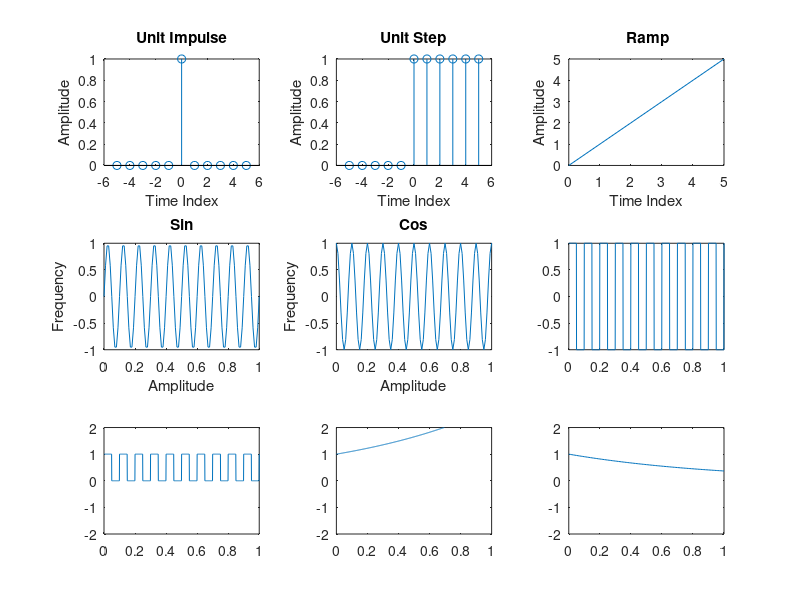

Recreate this plot in MATLAB.

%% Experiment Number 1 - SIMULATION OF BASIC TEST SIGNALS

clc;
clear;
close;

% Unit Impulse 
t1=-5:1:5;
y1=[zeros(1,5),ones(1,1),zeros(1,5)];
subplot(3,3,1);
stem(t1,y1);
xlabel('Time Index');
ylabel('Amplitude');
title('Unit Impulse');

t2=-5:1:5;
y2=[zeros(1,5),ones(1,6)];
subplot(3,3,2);
stem(t2,y2);
xlabel('Time Index');
ylabel('Amplitude');
title('Unit Step');

t3=0:1:5;
y3=t3;
subplot(3,3,3);
stem(t3,y3);
plot(t3,y3);
xlabel('Time Index');
ylabel('Amplitude');
title(' Ramp');

t4=0:0.01:1;
f1=10;
y4=sin(2*pi*f1*t4);
subplot(3,3,4);
plot(t4,y4);
xlabel('Amplitude');
ylabel('Frequency');
title('Sin');

%Cos
t5=0:0.01:1;
f2=10;
y5=cos(2*pi*f2*t5);
subplot(3,3,5);
plot(t5,y5);
xlabel('Amplitude');
ylabel('Frequency');
title('Cos');

%Bipolar
t6 = 0:0.001:1;
f3 = 10;
y6 = square(2*pi*f3*t6);
subplot(3,3,6);
plot(t6, y6, '-');


% Unipolar
t7 = 0:0.001:1;
f4 = 10;
y7 = sqrt(square(2*pi*f4*t7));
subplot(3,3,7);
plot(t7, y7, '-');
axis([0 1 -2 2]);


% Exp increasing
t8 = 0:0.001:1;
y8 = exp(t8);
subplot(3,3,8);
plot(t8, y8, '-');
axis([0 1 -2 2]);


t9=0:0.01:1;
y9=exp(-t9);
subplot(3,3,9);
plot(t9,y9, '-');
axis([0 1 -2 2]);